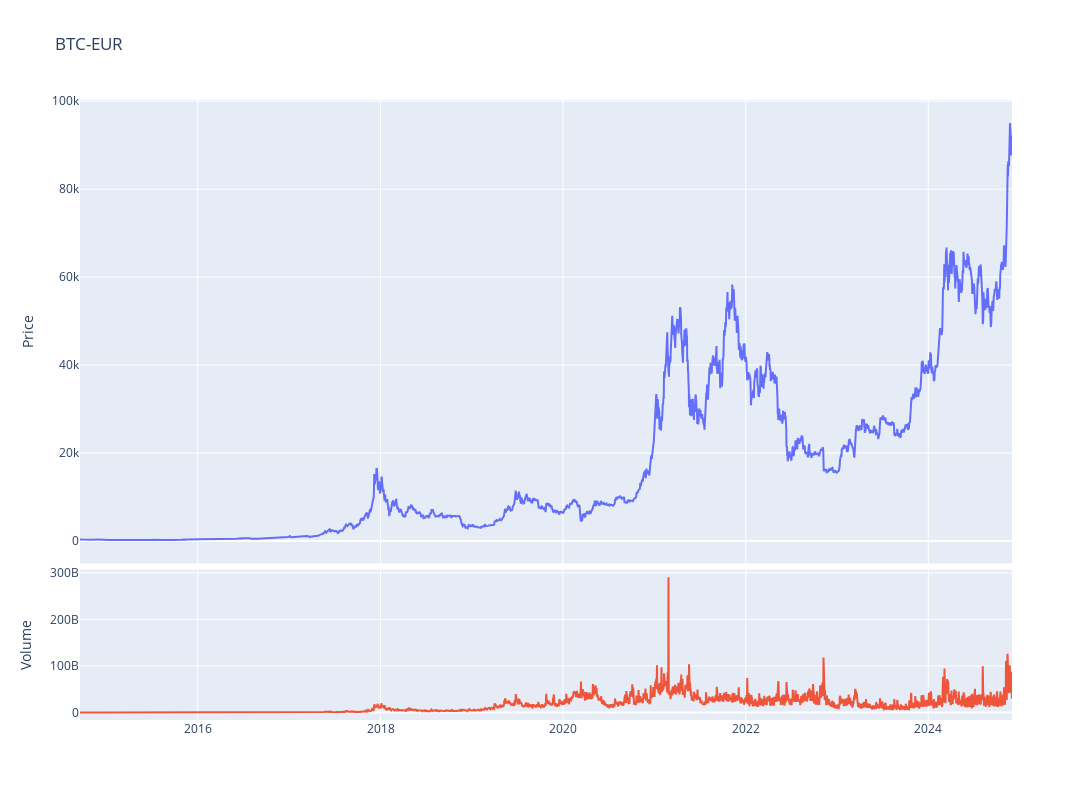

The code cell stored with this chart in its notebook:
### Code cell
fig = make_subplots(rows=4, cols=1,shared_xaxes=True,vertical_spacing=0.01,specs=[[{'rowspan':3,'colspan':1}],[None],[None],[{'rowspan':1,'colspan':1}]])

# Graph (1,1)
fig.add_trace(go.Scatter(x=stock_ticker.index,y=stock_ticker['Adj Close'],mode="lines",name=f"{ticker}"),row=1, col=1)
# Update xaxis properties
fig.update_yaxes(title_text="Price", row=1, col=1)

# Graph (4,1)
fig.add_trace(go.Scatter(x=stock_ticker.index,y=stock_ticker['Volume'],mode="lines",name='Volume'),row=4, col=1)
fig.update_yaxes(title_text="Volume", row=4, col=1)

fig.update_layout(height=800, width=1300,showlegend=False,title=f"{ticker}")

fig.show()

### Figure 1 — Plotly figure (JSON) as saved in the notebook; plotly's stock layout.template omitted (floating-point values rounded to 4 significant figures; data arrays with more than 128 entries replaced by an {"elided": "..."} marker saying what was removed)
{"data": [{"mode": "lines", "name": "BTC-EUR", "type": "scatter", "x": {"elided": "3729 str values"}, "xaxis": "x", "y": {"elided": "3729 float values"}, "yaxis": "y"}, {"mode": "lines", "name": "Volume", "type": "scatter", "x": {"elided": "3729 str values"}, "xaxis": "x2", "y": {"elided": "3729 int values"}, "yaxis": "y2"}], "layout": {"height": 800, "showlegend": false, "title": {"text": "BTC-EUR"}, "width": 1300, "xaxis": {"anchor": "y", "domain": [0, 1], "matches": "x2", "showticklabels": false}, "xaxis2": {"anchor": "y2", "domain": [0, 1]}, "yaxis": {"anchor": "x", "domain": [0.2525, 1], "title": {"text": "Price"}}, "yaxis2": {"anchor": "x2", "domain": [0, 0.2425], "title": {"text": "Volume"}}}}
